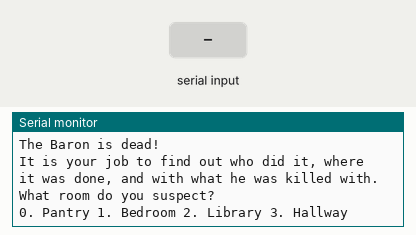
The sketch below on a simulated Arduino Mega 2560, built with avr-gcc and run on an emulated ATmega2560. Shown: the last lines printed to the serial monitor. The inputs (shaded band) are chosen by the test bench. Random numbers use the default seed unless the sketch sets one.

Above: at 1.4 s.
1.5 s: "1#" received over Serial
At 2.2 s:
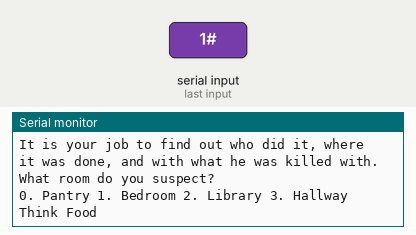
3.0 s: "0#" received over Serial
At 3.8 s:
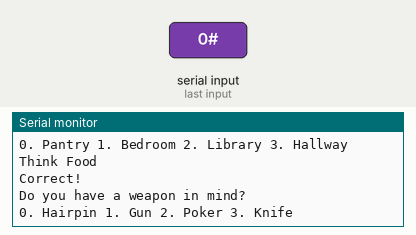
4.5 s: "2#" received over Serial
At 5.7 s:
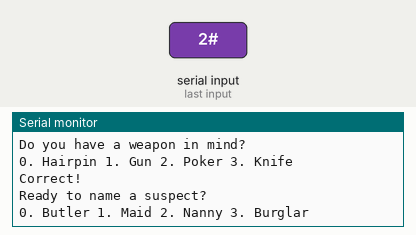
6.0 s: "1#" received over Serial
At 6.8 s:
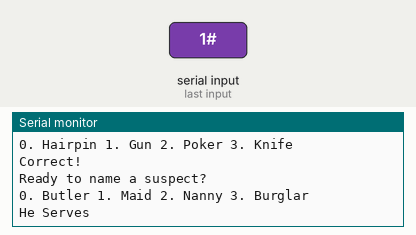
7.5 s: "0#" received over Serial
At 8.7 s:
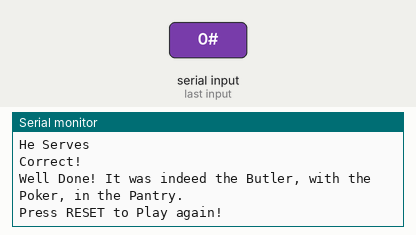

The sketch:

Murder_in_the_Mansion.ino
```cpp
/*This is a conversion of the Pocket-Basic game Murder in the Mansion
Conversion by LeRoy F. Miller original game published in "Murder in the Mansion and Other Computer Adventures in Pocket-Basic for the TRS-80" by Jim Cole
The game is pretty simple, you have 4 suspects to choice from, 4 weapons, and 4 rooms.
each is picked at "random" and you guess Weapon, Room (Where), and Who.
if you guess wrong you are given a clue, the clue will let you pick right the next time around.
So a very simple game to solve. The game is played in the Serial Console, and later will be converted for the Hero Jr project to play it.
https://github.com/kd8bxp/Arduino-Mega-Hero-Jr-Project
and https://github.com/automation-technology-club/Star-Wars-Day-Code
That's about it.
*/
/* Jan 3, 2016 used Serial Read Example by Evil Chemist - 01/04/15) https://codebender.cc/sketch:72379#Serial_Reading.ino */


String suspects[] ={"Butler", "Maid", "Nanny", "Burglar"};
String weapons[] = {"Hairpin", "Gun", "Poker", "Knife"};
String rooms[] = {"Pantry", "Bedroom", "Library", "Hallway"};
String rclues[] = {"Think Food", "Think Pillow", "Think Books", "Think Passage"};
String wclues[] = {"Clue: Coiffure", "Clue: Bullets", "Clue: Logs", "Clue: Roast Beef"};
String sclues[] = {"He Serves", "She Dusts", "She loves Kids", "He was not invited"};
int s; //random suspect
int w; //random weapon
int r; //random room
String incoming;

char serByte;
char serBuffer[128];
char serInString[128];
int serIndex=0;

void setup()
{
  randomSeed(analogRead(1)+analogRead(2)+analogRead(3));
Serial.begin(9600);
Serial.print("Your Suspects are: ");
for (int i=0;i<4;i++) {
  Serial.print(suspects[i]);
  Serial.print(" ");
}
Serial.println("");
Serial.print("Your Weapons are: ");
for (int i=0;i<4;i++) {
  Serial.print(weapons[i]);
  Serial.print(" ");
}
Serial.println("");
Serial.print("The rooms are: ");
for (int i=0;i<4;i++) {
  Serial.print(rooms[i]);
  Serial.print(" ");
  }
Serial.println(" ");
Serial.println("Whodunit?");

Serial.println("");
Serial.println("Murder in the Mansion.");
Serial.println("");
Serial.println("A winter eve, A country mansion.....");
Serial.println("The Baron is dead! ");
Serial.println("");
Serial.println("It is your job to find out who did it, where it was done, and with what he was killed with.");

s =random(0,4);
w =random(0,4);
r =random(0,4);
}

void key() {
    if (Serial.available()) {
    memset(serBuffer, 0, sizeof(serBuffer));
    memset(serInString, 0, sizeof(serInString));
    Serial.readBytesUntil('#',serBuffer, 128);

  } else key();
}

void guessroom() {

key();
  incoming=String(r);
  String check = String(serBuffer);
          if (check == incoming) {Serial.println("Correct!"); return;}
      else {Serial.println(rclues[r]); guessroom();}
}

void guessweapon() {
  key();

  incoming=String(w);
  String check = String(serBuffer);
  if (check == incoming) {Serial.println("Correct!"); return;}
  else {Serial.println(wclues[w]); guessweapon();
    }
  }


void guesssuspect() {
  key();

  incoming=String(s);
  String check = String(serBuffer);
      if (check == incoming) {Serial.println("Correct!"); return;}
      else {Serial.println(sclues[s]); guesssuspect();}
}

void stop() {
  stop();

}

void loop()
{
  Serial.println("");
Serial.println("What room do you suspect? ");
for (int i=0;i<4;i++) {
  Serial.print(i);
  Serial.print(". ");
  Serial.print(rooms[i]);
  Serial.print(" ");
  }
  Serial.println("");

  guessroom();

  Serial.println("");
  Serial.println("Do you have a weapon in mind? ");
  for (int i=0;i<4;i++) {
    Serial.print(i);
    Serial.print(". ");
    Serial.print(weapons[i]);
    Serial.print(" ");
  }
  Serial.println("");

  guessweapon();

    Serial.println("");
  Serial.println("Ready to name a suspect? ");
  for (int i=0;i<4;i++) {
    Serial.print(i);
    Serial.print(". ");
    Serial.print(suspects[i]);
    Serial.print(" ");
  }
  Serial.println("");

  guesssuspect();

  Serial.println("");
  Serial.print("Well Done! It was indeed the ");
  Serial.print(suspects[s]);
  Serial.print(", with the ");
  Serial.print(weapons[w]);
  Serial.print(", in the ");
  Serial.print(rooms[r]);
  Serial.println(".");
  Serial.println("");
  Serial.println("Press RESET to Play again!");

  stop();
}
```

Measured:
- after the input at 1.5 s, the serial monitor: prints a new line at once (image 1)
- after the input at 3.0 s, the serial monitor: prints a new line at once (image 2)
- after the input at 4.5 s, the serial monitor: prints a new line at once (image 3)
- after the input at 6.0 s, the serial monitor: prints a new line at once (image 4)
- after the input at 7.5 s, the serial monitor: prints a new line at once (image 5)
